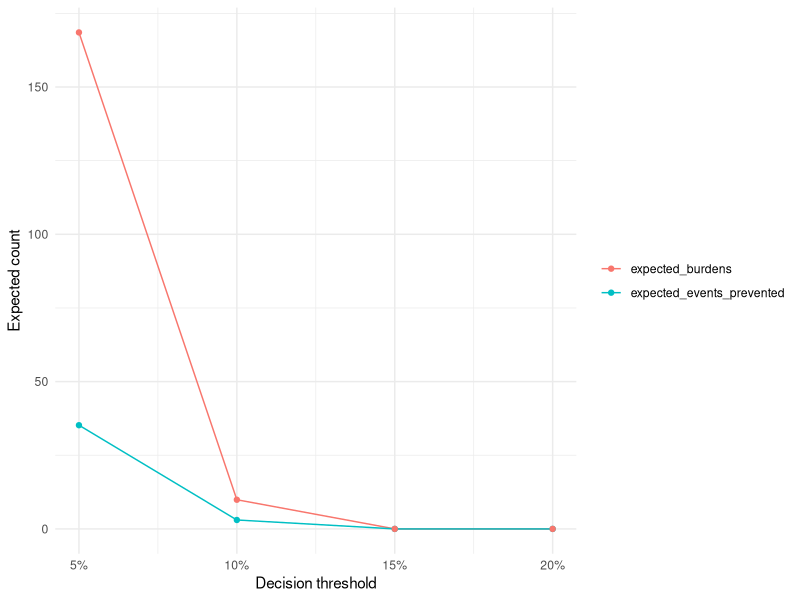

This chart was generated by the following R code:
## ---- chunk 1
library(tidyverse)
library(broom)
theme_set(theme_minimal())
population <- read_csv("data/topic08_synthetic.csv", show_col_types = FALSE) |>
  mutate(adverse = adverse_perinatal_outcome == "Yes")
## ---- chunk 2
population |>
  group_by(region) |>
  summarise(
    pregnancies = n(),
    screened = mean(screening_completed == "Yes"),
    adverse_risk = mean(adverse),
    support_received = mean(preventive_support_accepted == "Yes")
  )

population |>
  group_by(deprivation_quintile) |>
  summarise(screened = mean(screening_completed == "Yes"), adverse_risk = mean(adverse))
## ---- chunk 3
risk_model <- glm(adverse ~ maternal_age_years + I((maternal_age_years-30)^2) + factor(deprivation_quintile) + region,
                  data = population, family = binomial())
population <- population |> mutate(predicted_baseline_risk = predict(risk_model, type = "response"))
## ---- chunk 4
relative_risk <- 0.68
burden_probability <- 0.11

threshold_results <- map_dfr(c(.05, .10, .15, .20), function(threshold) {
  selected <- population |> filter(predicted_baseline_risk >= threshold)
  tibble(
    threshold = threshold,
    offered = nrow(selected),
    proportion_offered = nrow(selected) / nrow(population),
    expected_events_without_support = sum(selected$predicted_baseline_risk),
    expected_events_prevented = sum(selected$predicted_baseline_risk * (1-relative_risk)),
    expected_burdens = nrow(selected) * burden_probability
  )
})
threshold_results
## ---- chunk 5
threshold_results |>
  select(threshold, expected_events_prevented, expected_burdens) |>
  pivot_longer(-threshold, names_to = "outcome", values_to = "expected_count") |>
  ggplot(aes(threshold, expected_count, colour = outcome)) +
  geom_line() + geom_point() +
  scale_x_continuous(labels = scales::percent) +
  labs(x = "Decision threshold", y = "Expected count", colour = NULL)
